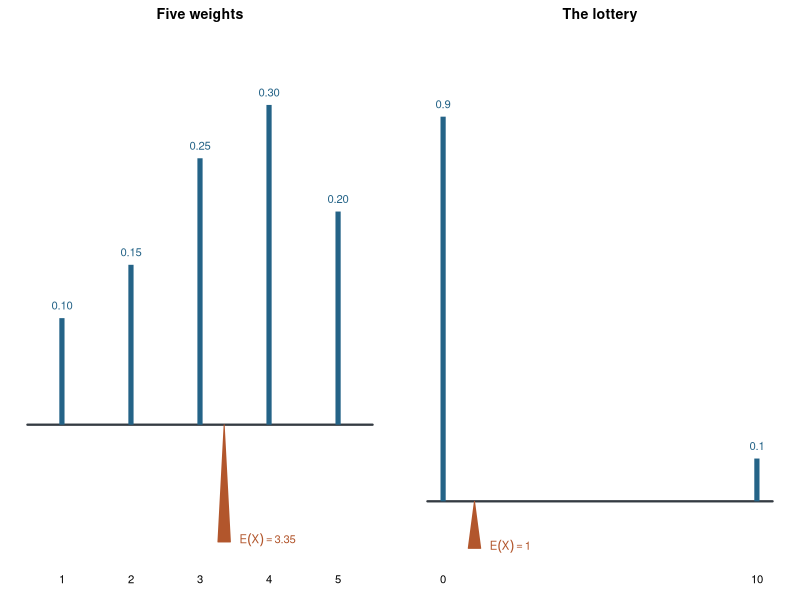
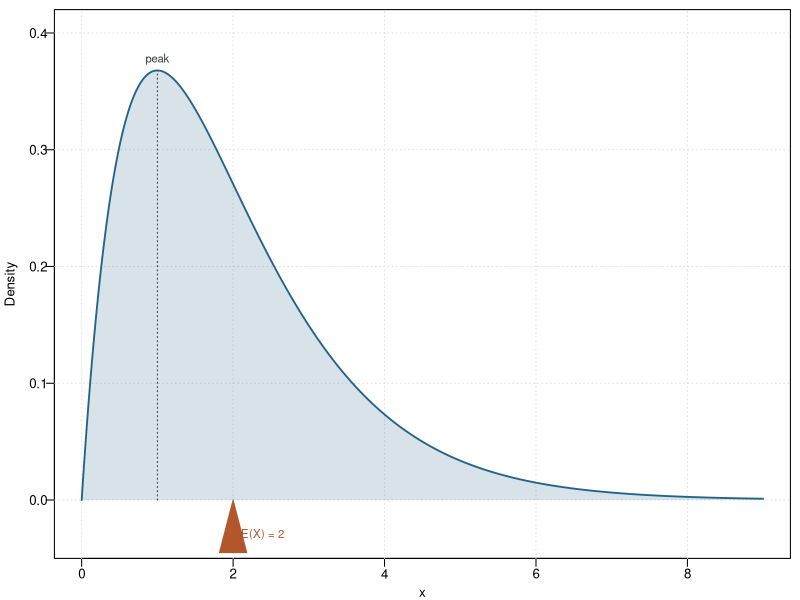
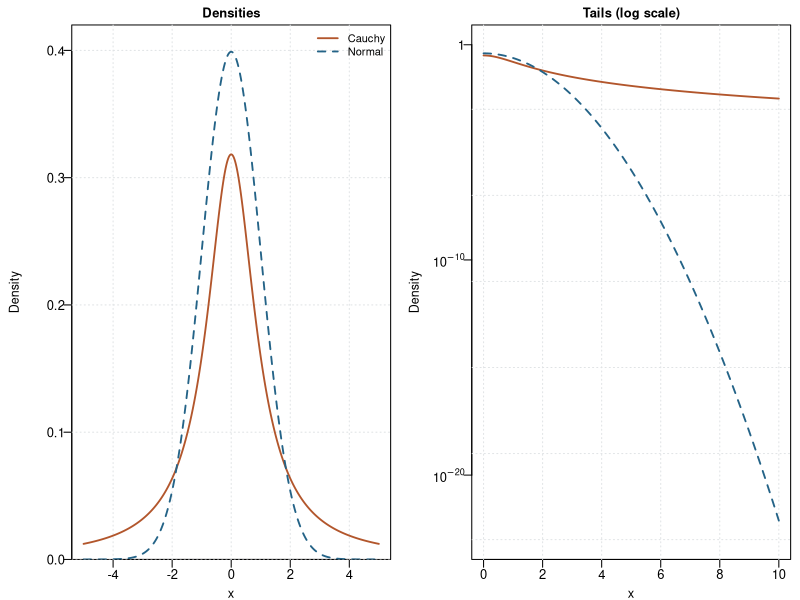
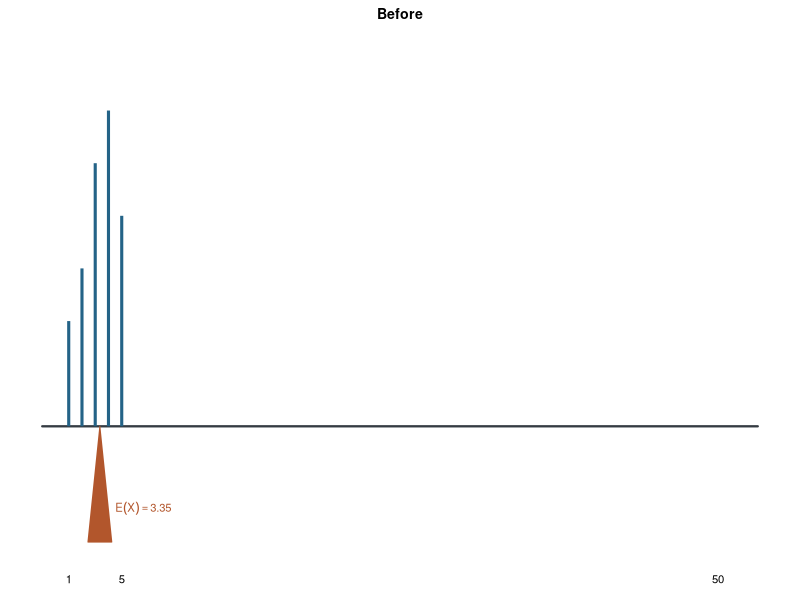
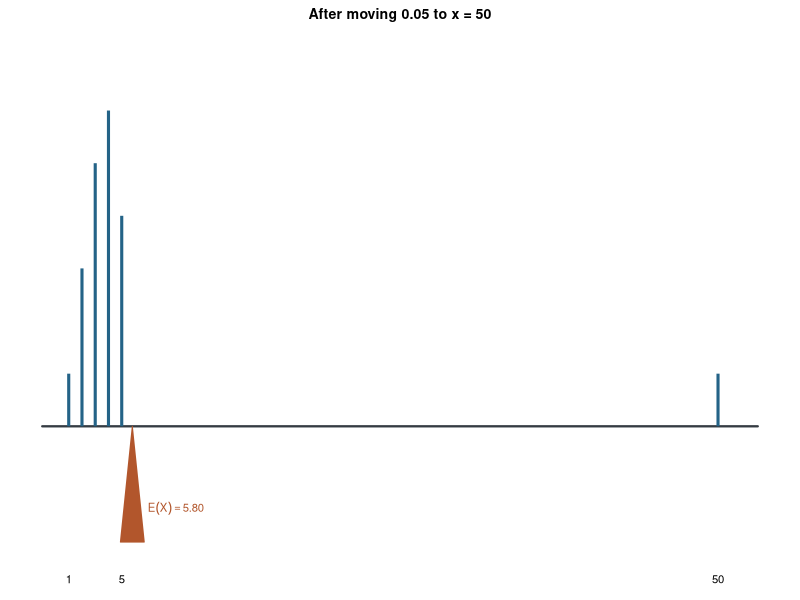
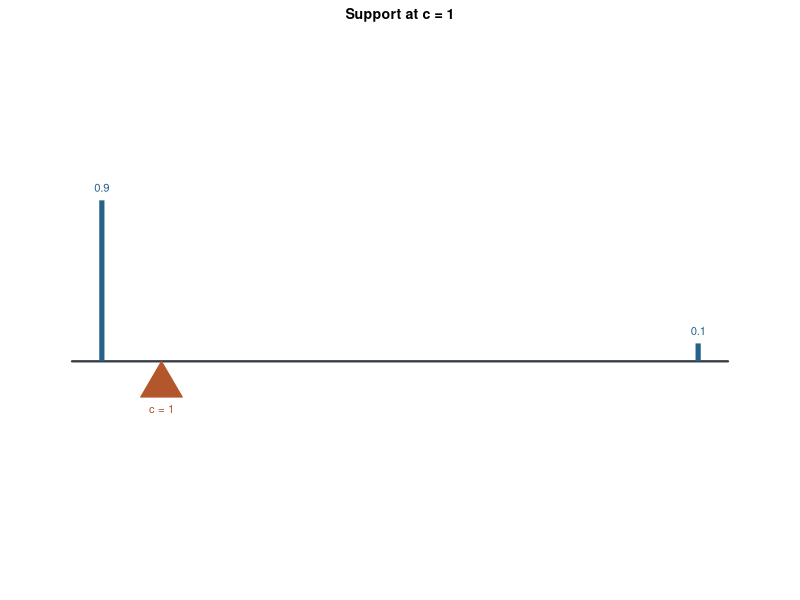
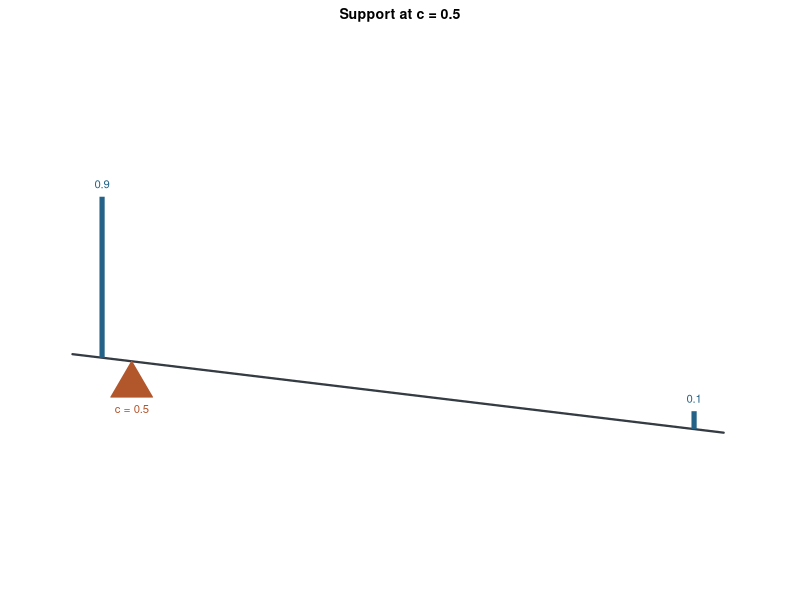
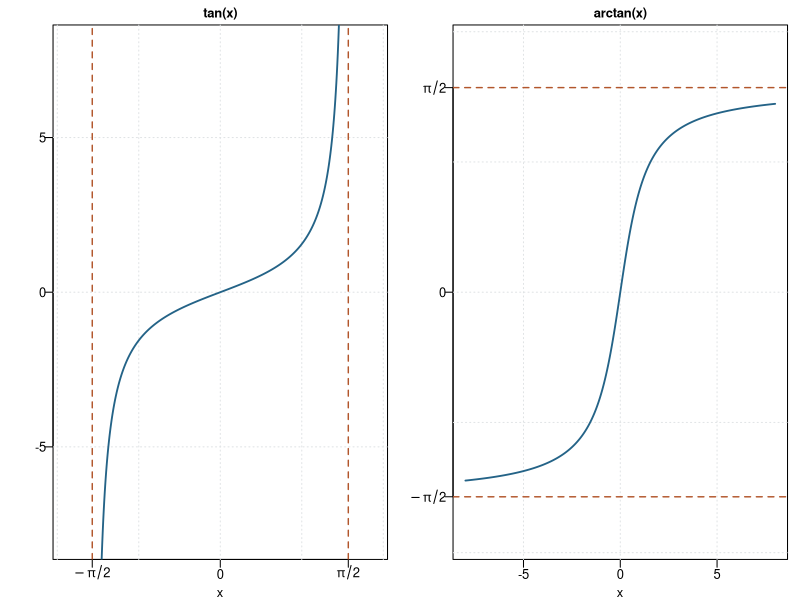

Write the R code that produced these figures, in order.
# Illustrative figures for the FSL remedy notes on the expected value.
# Run from the project directory: Rscript figure.R
dir.create("images", showWarnings = FALSE)
blue <- "#246387"
orange <- "#B2562C"
ink <- "#343B42"
grid_col <- "#E0E3E5"

# A weightless rod with weights p(x_j): it balances at E(X).
draw_rod <- function(x, p, xlim, main) {
  m <- sum(x * p)
  plot(NA, xlim = xlim, ylim = c(-.12, max(p) * 1.18), axes = FALSE,
       xlab = "", ylab = "", main = main, cex.main = 1)
  segments(xlim[1], 0, xlim[2], 0, col = ink, lwd = 2.2)
  segments(x, 0, x, p, col = blue, lwd = 5, lend = 1)
  text(x, p, labels = format(p), pos = 3, cex = .8, col = blue)
  axis(1, at = x, pos = -.12, col = NA, col.ticks = NA, cex.axis = .8, line = -1)
  polygon(m + c(-.18, .18, 0) * diff(xlim) / 10, c(-.11, -.11, 0),
          col = orange, border = orange)
  text(m, -.11, bquote(E(X) == .(m)), pos = 4, cex = .8, col = orange, offset = .9)
}

pdf("assets/rod-discrete.pdf", width = 8, height = 2.1,
    family = "Helvetica", useDingbats = FALSE)
par(mfrow = c(1, 2), mar = c(1.6, .8, 1.6, .8), cex = .85)
draw_rod(1:5, c(.10, .15, .25, .30, .20), c(.5, 5.5), "Five weights")
draw_rod(c(0, 10), c(.9, .1), c(-.5, 10.5), "The lottery")
dev.off()

# A continuous rod: the density is the mass per unit length.
# Gamma(2, 1): peak (mode) at 1, centre of mass (mean) at 2.
pdf("assets/rod-continuous.pdf", width = 4.6, height = 2.2,
    family = "Helvetica", useDingbats = FALSE)
par(mar = c(2.6, 3.4, .6, .6), mgp = c(1.6, .45, 0), las = 1, cex = .8)
xx <- seq(0, 9, length.out = 601)
yy <- dgamma(xx, shape = 2, rate = 1)
plot(xx, yy, type = "n", xlab = "x", ylab = "", ylim = c(-.05, .42), yaxs = "i")
grid(col = grid_col)
mtext("Density", side = 2, line = 2.3, las = 0, cex = .8)
polygon(c(xx, rev(xx)), c(yy, rep(0, length(xx))),
        col = adjustcolor(blue, .18), border = NA)
lines(xx, yy, col = blue, lwd = 1.8)
segments(1, 0, 1, dgamma(1, 2, 1), col = ink, lty = 3)
text(1, dgamma(1, 2, 1), "peak", pos = 3, cex = .85, col = ink)
polygon(2 + c(-.18, .18, 0), c(-.045, -.045, 0), col = orange, border = orange)
text(2, -.03, "E(X) = 2", pos = 4, cex = .85, col = orange)
dev.off()

# Cauchy against the standard Normal: same bell shape, very different tails.
pdf("assets/cauchy-normal.pdf", width = 8, height = 2.1,
    family = "Helvetica", useDingbats = FALSE)
par(mfrow = c(1, 2), mar = c(2.6, 4.6, 1.6, .6),
    mgp = c(1.65, .45, 0), las = 1, cex = .78)
xx <- seq(-5, 5, length.out = 601)
plot(xx, dnorm(xx), type = "n", xlab = "x", ylab = "", ylim = c(0, .42),
     yaxs = "i", main = "Densities", cex.main = 1)
grid(col = grid_col)
mtext("Density", side = 2, line = 3.2, las = 0, cex = .75)
lines(xx, dcauchy(xx), col = orange, lwd = 1.8)
lines(xx, dnorm(xx), col = blue, lwd = 1.8, lty = 2)
legend("topright", bty = "n", cex = .85, legend = c("Cauchy", "Normal"),
       col = c(orange, blue), lwd = 1.8, lty = c(1, 2))
xx <- seq(0, 10, length.out = 401)
plot(xx, dcauchy(xx), type = "n", log = "y", ylim = c(1e-23, 1),
     xlab = "x", ylab = "", main = "Tails (log scale)", cex.main = 1, yaxt = "n")
axis(2, at = 10^c(-20, -10, 0), labels = expression(10^-20, 10^-10, 1))
grid(col = grid_col)
mtext("Density", side = 2, line = 3.2, las = 0, cex = .75)
lines(xx, dcauchy(xx), col = orange, lwd = 1.8)
lines(xx, dnorm(xx), col = blue, lwd = 1.8, lty = 2)
dev.off()

# Lack of robustness: move 0.05 of probability from x = 1 to x = 50.
draw_far <- function(x, p, file, main) {
  m <- sum(x * p)
  pdf(file, width = 3.9, height = 2, family = "Helvetica", useDingbats = FALSE)
  par(mar = c(1.6, .8, 1.6, .8), cex = .85)
  xlim <- c(-1, 53)
  plot(NA, xlim = xlim, ylim = c(-.12, .36), axes = FALSE,
       xlab = "", ylab = "", main = main, cex.main = 1)
  segments(xlim[1], 0, xlim[2], 0, col = ink, lwd = 2.2)
  segments(x, 0, x, p, col = blue, lwd = 3, lend = 1)
  axis(1, at = c(1, 5, 50), pos = -.12, col = NA, col.ticks = NA,
       cex.axis = .8, line = -1)
  polygon(m + c(-.9, .9, 0), c(-.11, -.11, 0), col = orange, border = orange)
  text(m, -.08, bquote(E(X) == .(sprintf("%.2f", m))), pos = 4,
       cex = .8, col = orange, offset = .9)
  dev.off()
}
draw_far(1:5, c(.10, .15, .25, .30, .20), "assets/far-before.pdf", "Before")
draw_far(c(1:5, 50), c(.05, .15, .25, .30, .20, .05), "assets/far-after.pdf",
         "After moving 0.05 to x = 50")

# The lottery rod resting on a support at c: level if balanced, tilted if not.
draw_tilt <- function(c, angle, file, main) {
  pdf(file, width = 3.9, height = 1.55, family = "Helvetica", useDingbats = FALSE)
  par(mar = c(0, .8, 1.6, .8), cex = .85)
  x <- c(0, 10); p <- c(.9, .1)
  plot(NA, xlim = c(-1, 11), ylim = c(-1.6, 3.2), axes = FALSE, asp = 1,
       xlab = "", ylab = "", main = main, cex.main = 1)
  rot <- function(px, py) cbind(c + (px - c) * cos(angle) + py * sin(angle),
                                -(px - c) * sin(angle) + py * cos(angle))
  ends <- rot(c(-.5, 10.5), c(0, 0))
  lines(ends, col = ink, lwd = 2.2)
  base <- rot(x, c(0, 0))
  top <- base + cbind(0, p * 3)
  segments(base[, 1], base[, 2], top[, 1], top[, 2], col = blue, lwd = 5, lend = 1)
  text(top[, 1], top[, 2], format(p), pos = 3, cex = .8, col = blue)
  polygon(c + c(-.35, .35, 0), c(-.6, -.6, 0), col = orange, border = orange)
  text(c, -.6, paste("c =", c), pos = 1, cex = .8, col = orange)
  dev.off()
}
draw_tilt(1, 0, "assets/rod-balanced.pdf", "Support at c = 1")
draw_tilt(.5, .12, "assets/rod-tilted.pdf", "Support at c = 0.5")

# The tangent on (-pi/2, pi/2) and its inverse, the arctangent:
# vertical asymptotes at +-pi/2 become horizontal ones.
pdf("assets/tan-arctan.pdf", width = 8, height = 2.4,
    family = "Helvetica", useDingbats = FALSE)
par(mfrow = c(1, 2), mar = c(2.6, 3.4, 1.6, .8),
    mgp = c(1.6, .45, 0), las = 1, cex = .78)
h <- pi / 2
xx <- seq(-h + .03, h - .03, length.out = 501)
plot(xx, tan(xx), type = "n", xlim = c(-1.9, 1.9), ylim = c(-8, 8),
     xlab = "x", ylab = "", xaxt = "n", main = "tan(x)",
     cex.main = 1)
axis(1, at = c(-h, 0, h), labels = expression(-pi/2, 0, pi/2))
grid(col = grid_col)
abline(v = c(-h, h), col = orange, lty = 2, lwd = 1.4)
lines(xx, tan(xx), col = blue, lwd = 1.8)
xx <- seq(-8, 8, length.out = 501)
plot(xx, atan(xx), type = "n", ylim = c(-1.9, 1.9), xlab = "x", ylab = "",
     yaxt = "n", main = "arctan(x)", cex.main = 1)
axis(2, at = c(-h, 0, h), labels = expression(-pi/2, 0, pi/2))
grid(col = grid_col)
abline(h = c(-h, h), col = orange, lty = 2, lwd = 1.4)
lines(xx, atan(xx), col = blue, lwd = 1.8)
dev.off()

# Integrand of the expected value, x f(x): Cauchy against the standard Normal.
pdf("assets/cauchy-integrand.pdf", width = 4.6, height = 2.4,
    family = "Helvetica", useDingbats = FALSE)
par(mar = c(2.6, 3.6, .6, .6), mgp = c(1.6, .45, 0), las = 1, cex = .8)
xx <- seq(-10, 10, length.out = 801)
plot(xx, xx * dnorm(xx), type = "n", ylim = c(-.26, .26),
     xlab = "x", ylab = "")
grid(col = grid_col)
abline(h = 0, col = ink, lwd = .8)
mtext("x f(x)", side = 2, line = 2.6, las = 0, cex = .8)
lines(xx, xx * dcauchy(xx), col = orange, lwd = 1.8)
lines(xx, xx * dnorm(xx), col = blue, lwd = 1.8, lty = 2)
legend("topleft", bty = "n", cex = .85, legend = c("Cauchy", "Normal"),
       col = c(orange, blue), lwd = 1.8, lty = c(1, 2))
dev.off()

# A convex function: the chord between two points lies above the graph.
pdf("assets/convex-chord.pdf", width = 4.8, height = 2.9,
    family = "Helvetica", useDingbats = FALSE)
par(mar = c(2.2, 7, .6, .6), mgp = c(1.4, .45, 0), las = 1, cex = .8)
r <- function(x) .25 * (x - 1.5)^2 + .5
x1 <- .1; x2 <- 4.2; t <- .5
xm <- t * x1 + (1 - t) * x2
ym <- t * r(x1) + (1 - t) * r(x2)
xx <- seq(.05, 4.6, length.out = 401)
plot(xx, r(xx), type = "n", xlim = c(0, 4.7), ylim = c(0, 2.9),
     axes = FALSE, xlab = "", ylab = "", xaxs = "i", yaxs = "i")
box(bty = "l", col = ink)
segments(c(x1, xm, x2), 0, c(x1, xm, x2), c(r(x1), ym, r(x2)),
         col = grid_col, lty = 2)
segments(0, c(r(xm), ym), xm, c(r(xm), ym), col = grid_col, lty = 2)
segments(0, c(r(x1), r(x2)), c(x1, x2), c(r(x1), r(x2)), col = grid_col, lty = 2)
lines(xx, r(xx), col = blue, lwd = 1.8)
lines(c(x1, x2), r(c(x1, x2)), col = orange, lwd = 1.6)
points(c(x1, x2, xm, xm), c(r(x1), r(x2), r(xm), ym), pch = 19, cex = .6,
       col = c(ink, ink, blue, orange))
axis(1, at = c(x1, xm, x2), labels = expression(x[1], t*x[1] + (1-t)*x[2], x[2]),
     tick = FALSE, cex.axis = .85)
axis(2, at = c(r(xm), r(x1), ym, r(x2)), tick = FALSE, cex.axis = .8,
     labels = expression(r(t*x[1] + (1-t)*x[2]), r(x[1]),
                         t*r(x[1]) + (1-t)*r(x[2]), r(x[2])))
text(4.45, r(4.45), "r(x)", pos = 2, col = blue, cex = .9)
dev.off()

# The standard Normal: density and CDF.
purple <- "#7A5195"
green <- "#2E8B3E"
pdf("assets/normal-pdf-cdf.pdf", width = 8, height = 2.3,
    family = "Helvetica", useDingbats = FALSE)
par(mfrow = c(1, 2), mar = c(2.6, 3.2, 1.6, .6),
    mgp = c(1.65, .45, 0), las = 1, cex = .78)
xx <- seq(-3.5, 3.5, length.out = 601)
plot(xx, dnorm(xx), type = "n", xlab = "x", ylab = "", ylim = c(0, .46),
     yaxs = "i", main = expression(f[X](x)), cex.main = 1)
grid(col = grid_col)
lines(xx, dnorm(xx), col = blue, lwd = 1.8)
segments(0, 0, 0, dnorm(0), col = ink, lty = 3)
text(0, dnorm(0), expression(f[X](0) %~~% 0.3989), pos = 3, cex = .85, col = ink)
plot(xx, pnorm(xx), type = "n", xlab = "x", ylab = "", ylim = c(0, 1.05),
     yaxs = "i", main = expression(F[X](x)), cex.main = 1)
grid(col = grid_col)
lines(xx, pnorm(xx), col = blue, lwd = 1.8)
segments(-3.5, .5, 0, .5, col = ink, lty = 3)
segments(0, 0, 0, .5, col = ink, lty = 3)
text(0, .5, expression(F[X](0) == 0.5), pos = 4, cex = .85, col = ink)
dev.off()

# Four Normals: the mean moves the bell, the variance stretches it.
pdf("assets/normal-family.pdf", width = 8, height = 2.5,
    family = "Helvetica", useDingbats = FALSE)
par(mfrow = c(1, 2), mar = c(2.6, 3.2, 1.6, .6),
    mgp = c(1.65, .45, 0), las = 1, cex = .78)
pars <- list(c(0, .2), c(0, 1), c(0, 5), c(-2, .5))
cols <- c(blue, orange, green, purple)
labs <- c(expression(mu == 0 ~ "," ~ sigma^2 == 0.2),
          expression(mu == 0 ~ "," ~ sigma^2 == 1),
          expression(mu == 0 ~ "," ~ sigma^2 == 5),
          expression(mu == -2 ~ "," ~ sigma^2 == 0.5))
xx <- seq(-5, 5, length.out = 801)
plot(xx, xx, type = "n", xlab = "x", ylab = "", ylim = c(0, .95),
     yaxs = "i", main = expression(f[X](x)), cex.main = 1)
grid(col = grid_col)
for (k in 1:4) lines(xx, dnorm(xx, pars[[k]][1], sqrt(pars[[k]][2])),
                     col = cols[k], lwd = 1.8)
legend("topright", legend = labs, col = cols, lwd = 1.8, bty = "n", cex = .8)
plot(xx, xx, type = "n", xlab = "x", ylab = "", ylim = c(0, 1.05),
     yaxs = "i", main = expression(F[X](x)), cex.main = 1)
grid(col = grid_col)
for (k in 1:4) lines(xx, pnorm(xx, pars[[k]][1], sqrt(pars[[k]][2])),
                     col = cols[k], lwd = 1.8)
dev.off()

# Quantiles of the standard Normal: 97.5% below 1.96, 2.5% below -1.96,
# 95% in between.
draw_area <- function(a, b, label, main) {
  xx <- seq(-3.5, 3.5, length.out = 601)
  plot(xx, dnorm(xx), type = "n", xlab = "", ylab = "", ylim = c(0, .45),
       yaxs = "i", axes = FALSE, main = main, cex.main = 1)
  axis(1, at = c(-1.96, 0, 1.96), labels = c("-1.96", "0", "1.96"),
       cex.axis = .85)
  sx <- xx[xx >= a & xx <= b]
  polygon(c(sx, rev(sx)), c(dnorm(sx), rep(0, length(sx))),
          col = adjustcolor(orange, .35), border = NA)
  lines(xx, dnorm(xx), col = blue, lwd = 1.8)
  text(mean(c(max(a, -3.5), min(b, 3.5))), .12, label, cex = .9, col = ink)
}
pdf("assets/normal-quantiles.pdf", width = 8, height = 2,
    family = "Helvetica", useDingbats = FALSE)
par(mfrow = c(1, 3), mar = c(2.2, .6, 1.6, .6), mgp = c(1.4, .45, 0), cex = .78)
draw_area(-Inf, 1.96, "97.5%", expression(P(Z <= 1.96)))
draw_area(-Inf, -1.96, "", expression(P(Z <= -1.96)))
text(-2.6, .06, "2.5%", cex = .9, col = ink)
draw_area(-1.96, 1.96, "95%", expression(P(-1.96 <= Z ~ "" <= 1.96)))
dev.off()

# Light tails: the log-density of the standard Normal is a parabola.
pdf("assets/normal-log-density.pdf", width = 4.6, height = 2.3,
    family = "Helvetica", useDingbats = FALSE)
par(mar = c(2.6, 3.4, .6, .6), mgp = c(1.65, .45, 0), las = 1, cex = .78)
xx <- seq(-5, 5, length.out = 601)
plot(xx, dnorm(xx, log = TRUE), type = "n", xlab = "x", ylab = "")
grid(col = grid_col)
mtext(expression(log ~ f[X](x)), side = 2, line = 2.2, las = 0, cex = .78)
lines(xx, dnorm(xx, log = TRUE), col = blue, lwd = 1.8)
dev.off()

# Standardization: N(170, 10^2) becomes N(0, 1); x = 190 becomes z = 2,
# and the area on its left stays the same.
draw_std <- function(mu, s, x0, main, xlab, lab) {
  xx <- seq(mu - 4 * s, mu + 4 * s, length.out = 601)
  yy <- dnorm(xx, mu, s)
  plot(xx, yy, type = "n", xlab = xlab, ylab = "", yaxs = "i",
       ylim = c(0, max(yy) * 1.25), main = main, cex.main = 1)
  grid(col = grid_col)
  sx <- xx[xx <= x0]
  polygon(c(sx, rev(sx)), c(dnorm(sx, mu, s), rep(0, length(sx))),
          col = adjustcolor(orange, .3), border = NA)
  lines(xx, yy, col = blue, lwd = 1.8)
  segments(x0, 0, x0, dnorm(x0, mu, s), col = orange, lwd = 1.5)
  text(x0, dnorm(x0, mu, s), lab, pos = 4, cex = .85, col = orange)
  segments(mu, 0, mu, dnorm(mu, mu, s), col = ink, lty = 3)
}
pdf("assets/normal-standardization.pdf", width = 8, height = 2.3,
    family = "Helvetica", useDingbats = FALSE)
par(mfrow = c(1, 2), mar = c(2.6, 3.4, 1.6, .6),
    mgp = c(1.65, .45, 0), las = 1, cex = .78)
draw_std(170, 10, 190, expression(X %~% N(170, 10^2)), "x", "x = 190")
draw_std(0, 1, 2, expression(Z == (X - 170) / 10 %~% N(0, 1)), "z", "z = 2")
dev.off()

# Learning: 50 made-up heights and two Normal candidates.
set.seed(7)
heights <- round(rnorm(50, 172, 7))
draw_heights <- function(main, mu = NULL, s = NULL, col = blue) {
  br <- seq(130, 205, by = 5)
  hist(heights, breaks = br, freq = FALSE, main = main, cex.main = 1,
       xlab = "height (cm)", ylab = "", xlim = c(130, 205), ylim = c(0, .085),
       col = adjustcolor(ink, .15), border = "white", yaxs = "i")
  rug(heights, col = ink)
  if (!is.null(mu)) {
    xx <- seq(130, 205, length.out = 400)
    lines(xx, dnorm(xx, mu, s), col = col, lwd = 2)
  }
}
pdf("assets/heights-candidates.pdf", width = 8, height = 2.3,
    family = "Helvetica", useDingbats = FALSE)
par(mfrow = c(1, 3), mar = c(2.6, 2.6, 1.6, .4),
    mgp = c(1.5, .45, 0), las = 1, cex = .72)
draw_heights("Observed heights")
draw_heights(expression(theta == (list(170, 10^2))), 170, 10, blue)
draw_heights(expression(theta == (list(150, 5^2))), 150, 5, orange)
dev.off()
cat("heights summary:", range(heights), mean(heights), "\n")

# A mixture of two Normals: women and men, each weighted 0.5.
pdf("assets/heights-mixture.pdf", width = 5.2, height = 2.5,
    family = "Helvetica", useDingbats = FALSE)
par(mar = c(2.6, 3.2, .6, .6), mgp = c(1.6, .45, 0), las = 1, cex = .78)
xx <- seq(140, 205, length.out = 600)
fw <- .5 * dnorm(xx, 163, 6.5)
fm <- .5 * dnorm(xx, 177, 7)
plot(xx, fw + fm, type = "n", xlab = "height (cm)", ylab = "",
     ylim = c(0, .047), yaxs = "i")
grid(col = grid_col)
lines(xx, fw, col = orange, lwd = 1.6, lty = 2)
lines(xx, fm, col = blue, lwd = 1.6, lty = 2)
lines(xx, fw + fm, col = ink, lwd = 2.2)
legend("topright", bty = "n", cex = .85, lwd = c(1.6, 1.6, 2.2),
       lty = c(2, 2, 1), col = c(orange, blue, ink),
       legend = c("p(height | woman) p(woman)", "p(height | man) p(man)",
                  "p(height)"))
dev.off()

# A Gaussian mixture with K = 3: three weighted bells and their sum.
pdf("assets/gmm-three.pdf", width = 5.2, height = 2.5,
    family = "Helvetica", useDingbats = FALSE)
par(mar = c(2.6, 3.2, .6, .6), mgp = c(1.6, .45, 0), las = 1, cex = .78)
xx <- seq(-6, 10, length.out = 800)
w <- c(.3, .45, .25); m <- c(-2, 2.5, 6.5); s <- c(1.1, 1.3, 1)
comp <- sapply(1:3, function(j) w[j] * dnorm(xx, m[j], s[j]))
tot <- rowSums(comp)
plot(xx, tot, type = "n", xlab = "o", ylab = "", ylim = c(0, max(tot) * 1.25),
     yaxs = "i", xaxt = "n")
axis(1, at = m, labels = expression(mu[1], mu[2], mu[3]))
grid(col = grid_col)
cols3 <- c(orange, blue, green)
for (j in 1:3) lines(xx, comp[, j], col = cols3[j], lwd = 1.6, lty = 2)
lines(xx, tot, col = ink, lwd = 2.2)
legend("topright", bty = "n", cex = .8, lwd = c(1.6, 1.6, 1.6, 2.2),
       lty = c(2, 2, 2, 1), col = c(cols3, ink),
       legend = c(expression(pi[1] * N(o * "|" * mu[1], sigma[1]^2)),
                  expression(pi[2] * N(o * "|" * mu[2], sigma[2]^2)),
                  expression(pi[3] * N(o * "|" * mu[3], sigma[3]^2)),
                  expression(f[O](o))))
dev.off()

# Labelled heights: split by group and fit one Normal to each part.
set.seed(2)
grp <- sample(c("woman", "man"), 50, TRUE)
hgt <- round(ifelse(grp == "woman", rnorm(50, 163, 6.5), rnorm(50, 177, 7)))
draw_group <- function(x, main, col) {
  m <- mean(x); s <- sqrt(mean((x - m)^2))
  hist(x, breaks = seq(140, 200, by = 5), freq = FALSE, main = main,
       cex.main = 1, xlab = "height (cm)", ylab = "", xlim = c(140, 200),
       ylim = c(0, .085), col = adjustcolor(col, .25), border = "white",
       yaxs = "i")
  rug(x, col = col)
  xx <- seq(140, 200, length.out = 400)
  lines(xx, dnorm(xx, m, s), col = col, lwd = 2)
}
pdf("assets/heights-split.pdf", width = 8, height = 2.4,
    family = "Helvetica", useDingbats = FALSE)
par(mfrow = c(1, 2), mar = c(2.6, 2.8, 1.6, .6),
    mgp = c(1.5, .45, 0), las = 1, cex = .75)
draw_group(hgt[grp == "woman"], "Women: 25 heights", orange)
draw_group(hgt[grp == "man"], "Men: 25 heights", blue)
dev.off()

# ELBO sketch: the log-likelihood and a lower bound F(q, theta) that never exceeds it.
pdf("assets/elbo-sketch.pdf", width = 5.2, height = 2.5,
    family = "Helvetica", useDingbats = FALSE)
par(mar = c(1.6, 1.2, .6, .6), mgp = c(1.6, .45, 0), las = 1, cex = .78)
tt <- seq(0, 10, length.out = 600)
lp <- 3 + 1.2 * exp(-(tt - 4)^2 / 6) + .8 * exp(-(tt - 7.5)^2 / 1.5)
fq <- 2.2 + 1.3 * exp(-(tt - 5)^2 / 5)
plot(tt, lp, type = "n", xlab = "", ylab = "", xaxt = "n",
     yaxt = "n", ylim = c(1.8, 4.8), yaxs = "i")
title(xlab = expression(theta), line = .5)
grid(col = grid_col)
lines(tt, lp, col = blue, lwd = 2.2)
lines(tt, fq, col = orange, lwd = 2.2, lty = 2)
legend("topleft", bty = "n", cex = .85, lwd = 2.2, lty = c(1, 2),
       col = c(blue, orange),
       legend = c(expression(log ~ p[theta](obs)), expression(F(q, theta))))
dev.off()

# ELBO before and after a change of theta: F goes up, log p_theta(obs) goes down.
elbo_lp <- function(t) 3 + 1.2 * exp(-(t - 4)^2 / 6) + .8 * exp(-(t - 7.5)^2 / 1.5)
elbo_fq <- function(t) 2.2 + 1.3 * exp(-(t - 5)^2 / 5)
elbo_panel <- function(file, t_now, t_old = NULL, label) {
  pdf(file, width = 3.6, height = 2.6, family = "Helvetica", useDingbats = FALSE)
  par(mar = c(2.6, 1.2, 1.4, .6), mgp = c(1.6, .45, 0), las = 1, cex = .78)
  tt <- seq(0, 10, length.out = 600)
  plot(tt, elbo_lp(tt), type = "n", xlab = "", ylab = "", xaxt = "n",
       yaxt = "n", ylim = c(1.8, 4.8), yaxs = "i", main = label,
       cex.main = 1, font.main = 1)
  axis(1, at = c(t_old, t_now),
       labels = if (is.null(t_old)) expression(theta[old])
                else expression(theta[old], theta[new]))
  grid(col = grid_col)
  lines(tt, elbo_lp(tt), col = blue, lwd = 2.2)
  lines(tt, elbo_fq(tt), col = orange, lwd = 2.2, lty = 2)
  if (!is.null(t_old)) {
    points(c(t_old, t_old), c(elbo_lp(t_old), elbo_fq(t_old)),
           pch = 21, col = "grey55", bg = "white", cex = 1.1)
    segments(t_old, elbo_fq(t_old), t_old, elbo_lp(t_old), col = "grey65",
             lty = 3)
  }
  segments(t_now, elbo_fq(t_now), t_now, elbo_lp(t_now), col = ink, lty = 3)
  points(t_now, elbo_lp(t_now), pch = 19, col = blue, cex = 1.1)
  points(t_now, elbo_fq(t_now), pch = 19, col = orange, cex = 1.1)
  legend("topleft", bty = "n", cex = .8, lwd = 2.2, lty = c(1, 2),
         col = c(blue, orange),
         legend = c(expression(log ~ p[theta](obs)), expression(F(q, theta))))
  dev.off()
}
elbo_panel("assets/elbo-before.pdf", t_now = 7.5, label = "Before")
elbo_panel("assets/elbo-after.pdf", t_now = 6, t_old = 7.5, label = "After")
cat("before lp", elbo_lp(7.5), "F", elbo_fq(7.5), "after lp", elbo_lp(6), "F", elbo_fq(6), "\n")

# ELBO with q equal to the posterior at theta_old: it touches log p_theta(obs) there.
pdf("assets/elbo-touch.pdf", width = 5.2, height = 2.8,
    family = "Helvetica", useDingbats = FALSE)
par(mar = c(1.8, 1.2, .6, .6), mgp = c(1.6, .45, 0), las = 1, cex = .78)
t0 <- 7.5
elbo_touch <- function(t) elbo_lp(t) - .12 * (t - t0)^2
tt <- seq(0, 10, length.out = 600)
plot(tt, elbo_lp(tt), type = "n", xlab = "", ylab = "", xaxt = "n",
     yaxt = "n", ylim = c(1.8, 4.8), yaxs = "i")
axis(1, at = t0, labels = expression(theta[old]))
grid(col = grid_col)
lines(tt, elbo_fq(tt), col = "grey70", lwd = 1.6, lty = 2)
lines(tt, elbo_lp(tt), col = blue, lwd = 2.2)
lines(tt, elbo_touch(tt), col = orange, lwd = 2.2, lty = 2)
segments(t0, 1.8, t0, elbo_lp(t0), col = ink, lty = 3)
points(t0, elbo_lp(t0), pch = 21, col = ink, bg = orange, cex = 1.2)
legend("topleft", bty = "n", cex = .8, lwd = c(2.2, 2.2, 1.6),
       lty = c(1, 2, 2), col = c(blue, orange, "grey70"),
       legend = c(expression(log ~ p[theta](obs)),
                  expression(F(q, theta) ~ "with" ~
                             q == p[theta[old]](hid ~ "|" ~ obs)),
                  expression(F(q, theta) ~ "with the" ~ q ~ "of Example 18")))
dev.off()

# Coordinate ascent on F(q, theta): a step in q, then a step in theta, and so on.
pdf("assets/em-coordinate-ascent.pdf", width = 4.2, height = 3,
    family = "Helvetica", useDingbats = FALSE)
par(mar = c(2.2, 2.2, .6, .6), mgp = c(1, .45, 0), las = 1, cex = .78)
a <- 1; b <- 1; cc <- .8; x0 <- 6; y0 <- 6
Fxy <- function(x, y) -(a * (x - x0)^2 + b * (y - y0)^2 + 2 * cc * (x - x0) * (y - y0))
gx <- seq(0, 10, length.out = 200); gy <- seq(0, 10, length.out = 200)
z <- outer(gx, gy, Fxy)
contour(gx, gy, z, levels = -c(1, 4, 9, 16, 25, 36, 49), drawlabels = FALSE,
        col = "grey70", xaxt = "n", yaxt = "n", xlab = "", ylab = "", xaxs = "i",
        yaxs = "i")
title(xlab = "q (a distribution)", ylab = expression(theta ~ "(a parameter)"),
      line = .6)
px <- 1.2; py <- 9; path_x <- px; path_y <- py
for (k in 1:6) {
  px <- x0 - cc * (py - y0) / a; path_x <- c(path_x, px); path_y <- c(path_y, py)
  py <- y0 - cc * (px - x0) / b; path_x <- c(path_x, px); path_y <- c(path_y, py)
}
lines(path_x, path_y, col = orange, lwd = 1.8)
points(path_x[1], path_y[1], pch = 19, col = ink, cex = .9)
points(x0, y0, pch = 4, col = ink, cex = 1.1, lwd = 1.6)
text(path_x[1], path_y[1], "start", pos = 4, cex = .85, col = ink)
dev.off()

# EM step by step: each E-step builds a lower bound that touches log p at the
# current theta, each M-step moves to the top of that bound.
em_bound <- function(t, at) elbo_lp(t) - .06 * (t - at)^2
em_argmax <- function(at) optimize(function(t) em_bound(t, at), c(0, 10),
                                   maximum = TRUE)$maximum
th <- c(.6); for (k in 1:2) th <- c(th, em_argmax(th[k]))
pdf("assets/em-steps.pdf", width = 7, height = 4.6, family = "Helvetica",
    useDingbats = FALSE)
par(mfrow = c(2, 2), mar = c(2, 1, 1.6, .6), mgp = c(1.6, .4, 0), las = 1,
    cex = .72)
tt <- seq(0, 10, length.out = 600)
em_panel <- function(title, at, show_move, labels) {
  plot(tt, elbo_lp(tt), type = "n", xlab = "", ylab = "", xaxt = "n",
       yaxt = "n", ylim = c(1.8, 4.8), yaxs = "i", main = title,
       cex.main = 1, font.main = 1)
  grid(col = grid_col)
  lines(tt, elbo_lp(tt), col = blue, lwd = 2)
  lines(tt, em_bound(tt, at), col = orange, lwd = 2, lty = 2)
  ticks <- at; labs <- labels[1]
  points(at, elbo_lp(at), pch = 21, col = ink, bg = orange, cex = 1.1)
  if (show_move) {
    nw <- em_argmax(at)
    segments(nw, em_bound(nw, at), nw, elbo_lp(nw), col = ink, lty = 3)
    points(nw, em_bound(nw, at), pch = 19, col = orange, cex = 1)
    points(nw, elbo_lp(nw), pch = 19, col = blue, cex = 1.1)
    arrows(at, 2.05, nw, 2.05, length = .07, col = ink)
    ticks <- c(at, nw); labs <- labels
    if (abs(nw - at) < 1) { ticks <- nw; labs <- labels[2] }
  }
  axis(1, at = ticks, labels = labs)
}
em_panel("E-step, t = 1", th[1], FALSE, expression(theta^(0)))
em_panel("M-step, t = 1", th[1], TRUE, expression(theta^(0), theta^(1)))
em_panel("E-step, t = 2", th[2], FALSE, expression(theta^(1)))
em_panel("M-step, t = 2", th[2], TRUE, expression(theta^(1), theta^(2)))
dev.off()
cat("EM thetas", th, "lp", elbo_lp(th), "\n")

# Risk of the share of the stock example as a function of the guess d.
share_x <- c(-2, 0, 1, 3); share_p <- c(.1, .4, .3, .2)
share_mse <- function(d) sapply(d, function(t) sum((share_x - t)^2 * share_p))
share_mae <- function(d) sapply(d, function(t) sum(abs(share_x - t) * share_p))
dd <- seq(-2.5, 3.5, length.out = 601)

pdf("assets/share-mse.pdf", width = 4.8, height = 2.6,
    family = "Helvetica", useDingbats = FALSE)
par(mar = c(2.6, 3.6, .6, .6), mgp = c(1.6, .45, 0), las = 1, cex = .8)
plot(dd, share_mse(dd), type = "n", xlab = "guess d", ylab = "", ylim = c(1, 12.3))
grid(col = grid_col)
mtext(expression(E(X - d)^2), side = 2, line = 2.4, las = 0, cex = .8)
lines(dd, share_mse(dd), col = blue, lwd = 2.2)
points(c(0, 1), share_mse(c(0, 1)), pch = 19, col = ink, cex = .8)
text(c(0, 1), share_mse(c(0, 1)), c("d = 0", "d = 1"), pos = 1, offset = .6,
     cex = .8, col = ink)
points(.7, share_mse(.7), pch = 19, col = orange, cex = 1.1)
text(.7, share_mse(.7), "E(X) = 0.7", pos = 3, offset = 1.6, cex = .8,
     col = orange)
dev.off()

pdf("assets/share-mae.pdf", width = 4.8, height = 2.6,
    family = "Helvetica", useDingbats = FALSE)
par(mar = c(2.6, 3.6, .6, .6), mgp = c(1.6, .45, 0), las = 1, cex = .8)
plot(dd, share_mae(dd), type = "n", xlab = "guess d", ylab = "")
grid(col = grid_col)
mtext("E|X - d|", side = 2, line = 2.4, las = 0, cex = .8)
lines(dd, share_mae(dd), col = blue, lwd = 2.2)
segments(0, 1.1, 1, 1.1, col = orange, lwd = 3.5)
text(.5, 1.1, "medians: [0, 1]", pos = 3, offset = 1.6, cex = .8,
     col = orange)
dev.off()

# Shift and scale: alpha moves the density, beta stretches it.
var_panel <- function(file, xlim, m2, s2, label2, main, where = "topright") {
  pdf(file, width = 3.2, height = 2.4, family = "Helvetica", useDingbats = FALSE)
  par(mar = c(2.6, 2.2, 1.4, .4), mgp = c(1.6, .45, 0), las = 1, cex = .8)
  xx <- seq(xlim[1], xlim[2], length.out = 600)
  plot(NA, xlim = xlim, ylim = c(-.07, .43), xlab = "", ylab = "",
       yaxt = "n", main = main, cex.main = 1, font.main = 1)
  grid(col = grid_col)
  lines(xx, dnorm(xx), col = blue, lwd = 2.2)
  lines(xx, dnorm(xx, m2, s2), col = orange, lwd = 2.2, lty = 2)
  # one standard deviation on each side of the centre
  segments(-1, -.035, 1, -.035, col = blue, lwd = 3)
  segments(m2 - s2, -.065, m2 + s2, -.065, col = orange, lwd = 3)
  legend(where, c("X", label2), col = c(blue, orange), lwd = 2,
         lty = c(1, 2), bty = "n", cex = .85)
  dev.off()
}
var_panel("assets/var-shift.pdf", c(-3.5, 6.5), 3, 1, "X + 3",
          "(1)", "topleft")
var_panel("assets/var-scale.pdf", c(-6, 6), 0, 2, "2X",
          "(2)")

# A degenerate distribution: all the probability sits on E(X).
pdf("assets/degenerate.pdf", width = 4.2, height = 2.4,
    family = "Helvetica", useDingbats = FALSE)
par(mar = c(2.6, 3.6, .6, .6), mgp = c(1.6, .45, 0), las = 1, cex = .8)
plot(NA, xlim = c(0, 4), ylim = c(0, 1.12), xlab = "x", ylab = "")
grid(col = grid_col)
mtext("P(X = x)", side = 2, line = 2.4, las = 0, cex = .8)
segments(2, 0, 2, 1, col = orange, lwd = 6, lend = 1)
text(2, 1, "P(X = 2) = 1", pos = 4, offset = .7, cex = .8, col = orange)
text(2, .86, "E(X) = 2", pos = 4, offset = .7, cex = .8, col = ink)
dev.off()

# The sign of the covariance: the dashed lines mark the means, and each
# point is coloured by the sign of the product of its two gaps.
cov_panel <- function(x, y, main, xlab, ylab) {
  plot(x, y, type = "n", xlab = xlab, ylab = ylab, xaxt = "n", yaxt = "n",
       main = main, cex.main = 1, font.main = 1)
  grid(col = grid_col)
  abline(v = mean(x), h = mean(y), col = ink, lty = 2)
  same <- (x - mean(x)) * (y - mean(y)) > 0
  points(x, y, pch = 19, cex = .8, col = ifelse(same, blue, orange))
}
set.seed(12)
pdf("assets/cov-sign.pdf", width = 8, height = 2.6,
    family = "Helvetica", useDingbats = FALSE)
par(mfrow = c(1, 3), mar = c(1.8, 1.8, 1.4, .6), mgp = c(.5, 0, 0), cex = .8)
hours <- runif(60, 0, 10)
cov_panel(hours, 18 + 1.2 * hours + rnorm(60, 0, 1.6), "(1)",
          "hours of study", "grade")
speed <- runif(60, 50, 130)
cov_panel(speed, 300 / speed + rnorm(60, 0, .25), "(2)",
          "speed", "travel time")
cov_panel(rnorm(60), rnorm(60), "(3)", "X", "Y")
dev.off()
